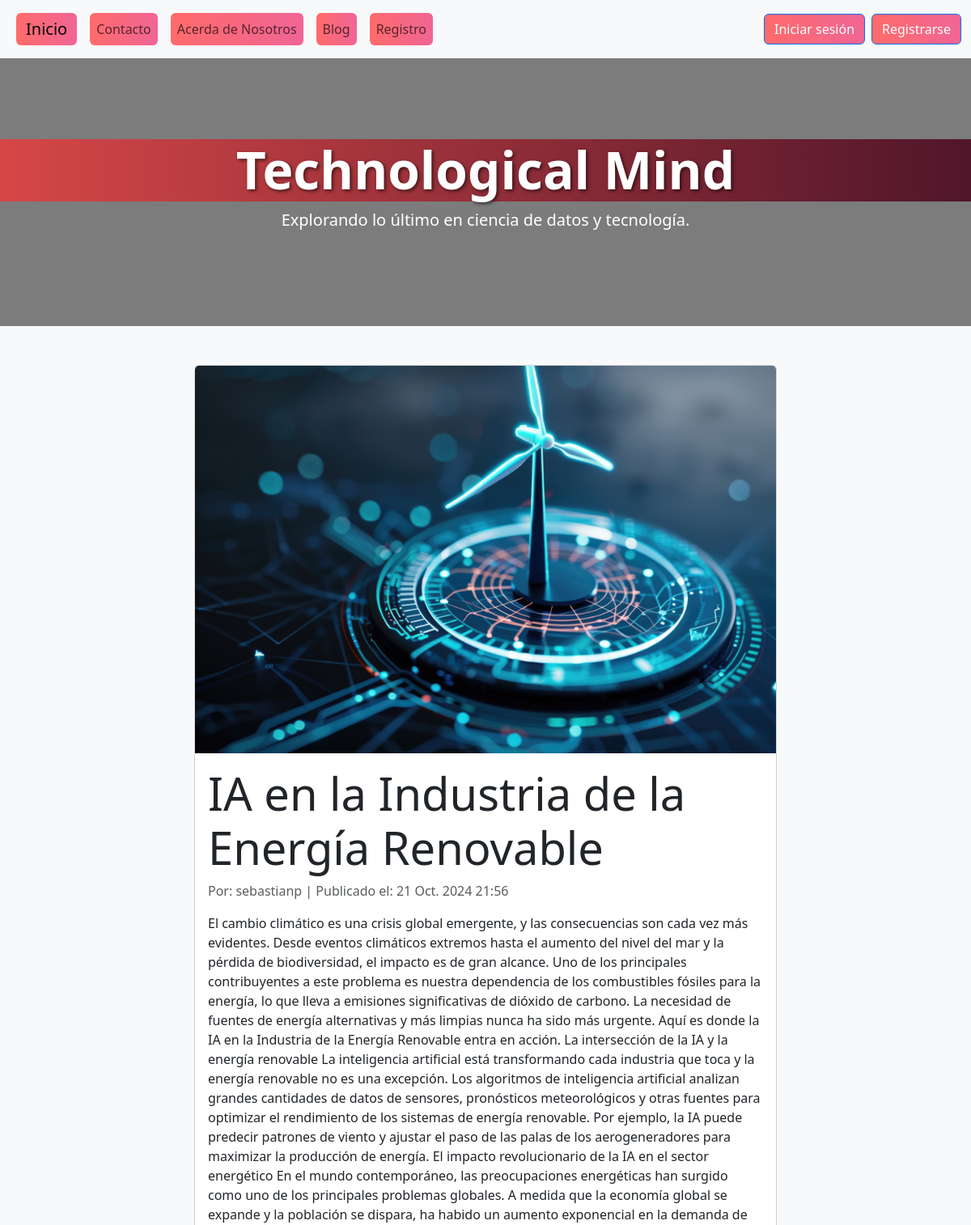
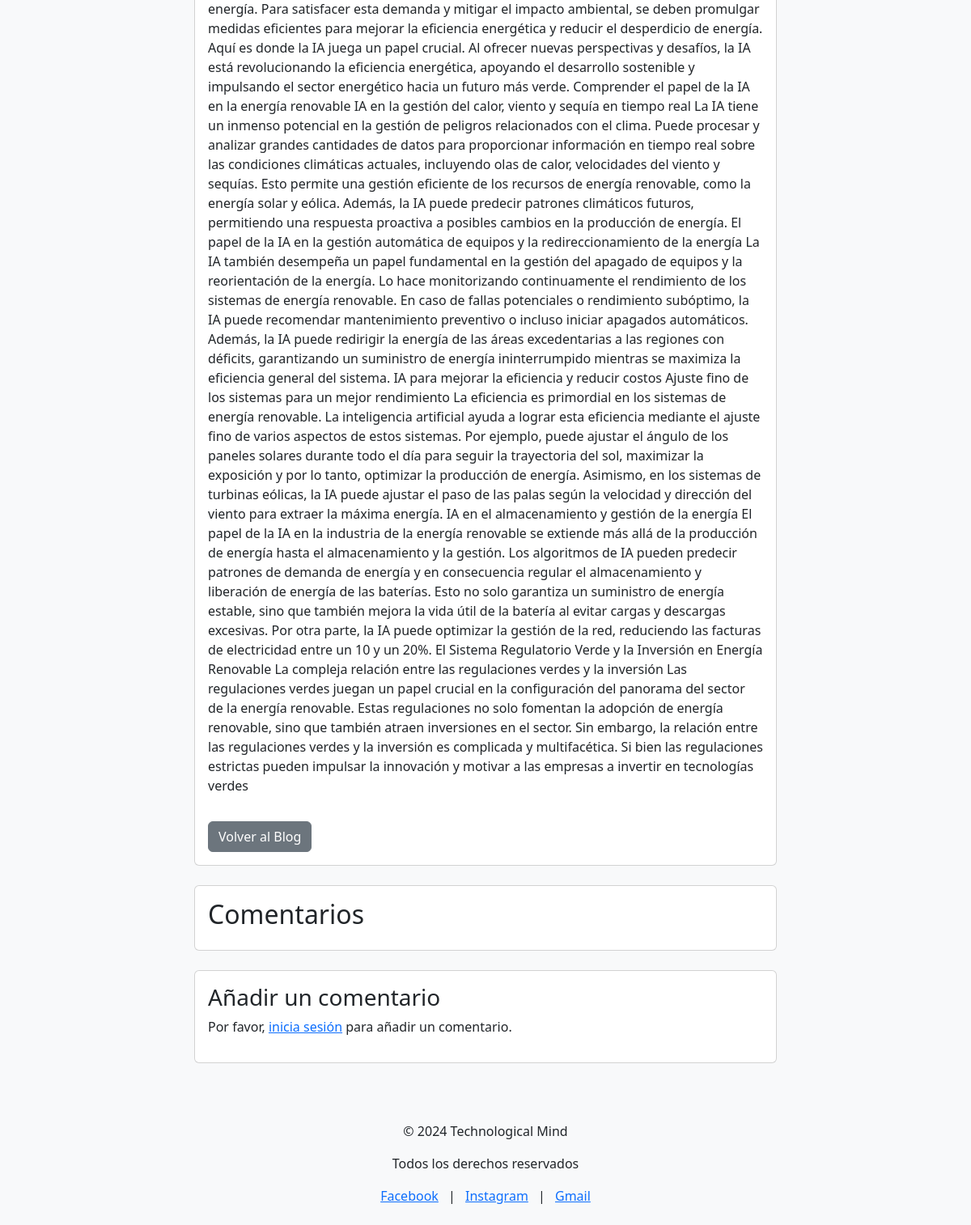
The app's page /blog/publicacion/4/ with its own data (2 pictures, top to bottom).
### Apps/Blog/models.py (models this page shows, shortened)
class Publicacion(models.Model):
    titulo = models.CharField(max_length=300)
    contenido = models.TextField(max_length=5000)
    imagen = models.ImageField(upload_to="publicaciones")
    autor = models.ForeignKey(User, on_delete=models.CASCADE, default=1)
    categorias = models.ManyToManyField(Categoria)
    destacada = models.BooleanField(default=False)
    created_at = models.DateTimeField(default=timezone.now)
    class Meta:
        verbose_name = "Publicacion"
        verbose_name_plural = "Publicaciones"
        permissions = [
            ("puede_agregar_publicacion", "Puede agregar publicaciones"),
            ("puede_editar_publicacion", "Puede editar publicaciones"),
            ("puede_eliminar_publicacion", "Puede eliminar publicaciones"),
        ]

### Apps/Blog/views.py (the view)
# urls.py: path('publicacion/<int:publicacion_id>/', views.detalle_publicacion, name='detalle_publicacion'),
def detalle_publicacion(request, publicacion_id):
    publicacion = get_object_or_404(Publicacion, id=publicacion_id)
    comentarios = publicacion.comentarios.all()
    if request.method == 'POST':
        form = ComentarioForm(request.POST)
        if form.is_valid():
            comentario = form.save(commit=False)
            comentario.publicacion = publicacion
            comentario.autor = request.user
            comentario.save()
            return redirect('detalle_publicacion', publicacion_id=publicacion.id)
    else:
        form = ComentarioForm()
    return render(request, 'detalle_publicacion.html', {'publicacion': publicacion, 'comentarios': comentarios, 'form': form})

### Apps/Blog/templates/detalle_publicacion.html (shortened to what this page needs)
{% extends "inicio.html" %}
{% load static %}
{% block content %}
<div class="container my-5">
    <div class="row">
        <div class="col-md-8 offset-md-2">
            <div class="card">
                <img src="{{ publicacion.imagen.url }}" class="card-img-top" alt="Imagen de {{ publicacion.titulo }}">
                <div class="card-body">
                    <h1 class="display-4">{{ publicacion.titulo }}</h1>
                    <p class="text-muted">Por: {{ publicacion.autor }} | Publicado el: {{ publicacion.created_at }}</p>
                    <p>{{ publicacion.contenido }}</p>
                    <a href="{% url 'blog' %}" class="btn btn-secondary mt-3">Volver al Blog</a>
                </div>
            </div>
            <div class="card mt-4">
                <div class="card-body">
                    <h2>Comentarios</h2>
                </div>
            </div>
            <div class="card mt-4">
                <div class="card-body">
                    <h3>Añadir un comentario</h3>
                    {% if user.is_authenticated %}
                        <form method="POST">
                            {% csrf_token %}
                            {{ form.as_p }}
                            <button type="submit" class="btn btn-primary">Enviar</button>
                        </form>
                    {% else %}
                        <p>Por favor, <a href="{% url 'login' %}">inicia sesión</a> para añadir un comentario.</p>
                    {% endif %}
                </div>
            </div>
        </div>
    </div>
</div>
{% endblock %}

### records on screen
Publicacion: imagen (picture), titulo "IA en la Industria de la Energía Renovable", autor "sebastianp", created_at "21 Oct. 2024 21:56", contenido "El cambio climático es una crisis global emergente, y las consecuencias son cada vez más evidentes. Desde eventos climáticos extremos hasta el aumento del nivel del mar y la pérdida de biodiversidad, el impacto es de gran alcance. Uno de los principales contribuyentes a este problema es nuestra dependencia de los combustibles fósiles para la energía, lo que lleva a emisiones significativas de dióxido de carbono. La necesidad de fuentes de energía alternativas y más limpias nunca ha sido más urgente. Aquí es donde la IA en la Industria de la Energía Renovable entra en acción. La intersección de la IA y la energía renovable La inteligencia artificial está transformando cada industria que toca…"
